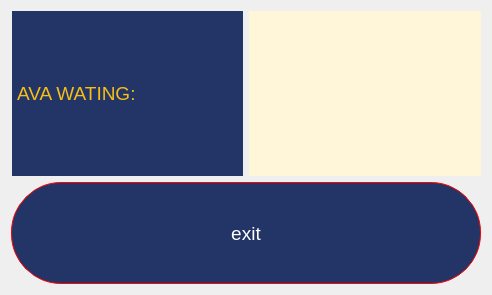
<?xml version="1.0" encoding="UTF-8"?>
<ui version="4.0">
 <class>SHOW_Dialog</class>
 <widget class="QDialog" name="SHOW_Dialog">
  <property name="geometry">
   <rect>
    <x>0</x>
    <y>0</y>
    <width>492</width>
    <height>295</height>
   </rect>
  </property>
  <property name="windowTitle">
   <string>Dialog</string>
  </property>
  <layout class="QVBoxLayout" name="verticalLayout">
   <item>
    <layout class="QHBoxLayout" name="horizontalLayout">
     <item>
      <widget class="QLabel" name="label">
       <property name="styleSheet">
        <string notr="true">background-color: #233567;
font-size: 19px;
font-style: blod ;
color: #F7BE16;
margin-left: 1px;
</string>
       </property>
       <property name="text">
        <string>AVA WATING:</string>
       </property>
      </widget>
     </item>
     <item>
      <widget class="QLabel" name="label_2">
       <property name="styleSheet">
        <string notr="true">background-color : #fff6da;
font-size: 19px;
font-style: blod ;</string>
       </property>
       <property name="text">
        <string/>
       </property>
      </widget>
     </item>
    </layout>
   </item>
   <item>
    <widget class="QPushButton" name="pushButton">
     <property name="autoFillBackground">
      <bool>false</bool>
     </property>
     <property name="styleSheet">
      <string notr="true"> border-style: solid;
 border-width:1px;
 border-radius: 50px;
 border-color: red;
 max-width: 1000px;
 max-height: 100px;
 min-width: 100px;
 min-height: 100px;
color: #FFFFFF;
background-color: #233567;
font-size: 19px;
font-style: blod ;</string>
     </property>
     <property name="text">
      <string>exit</string>
     </property>
     <property name="iconSize">
      <size>
       <width>10</width>
       <height>16</height>
      </size>
     </property>
    </widget>
   </item>
  </layout>
 </widget>
 <resources/>
 <connections/>
</ui>
